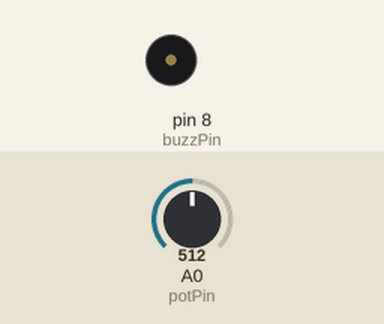
Recording of a sketch running on a simulated Arduino Uno, built with avr-gcc and run on an emulated ATmega328P. Shown: buzzer (waves = sounding, pin HIGH). The inputs (shaded band) are chosen by the test bench; at power-on: A0 (potPin) = 512.

Above: at 1.2 s.
1.3 s: A0 (potPin) set to 993
2.8 s: A0 (potPin) set to 1008
At 3.1 s:
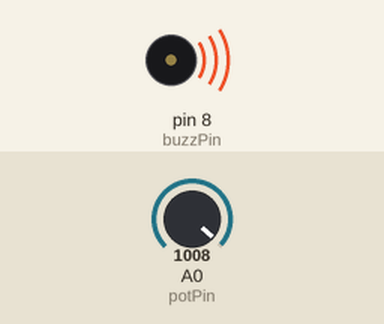
4.3 s: A0 (potPin) set to 990
At 5.5 s:
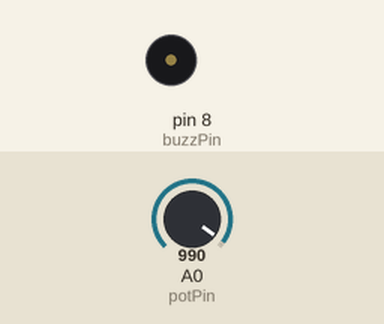
5.8 s: A0 (potPin) set to 1010
At 6.6 s:
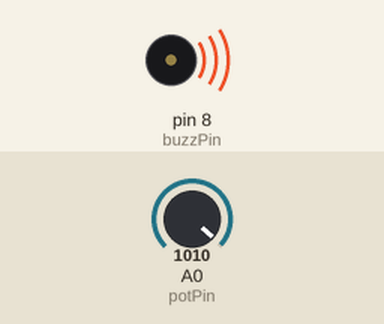
Timing chart, 0 to 8.3 s (numbered marks = the images above; inputs shaded):
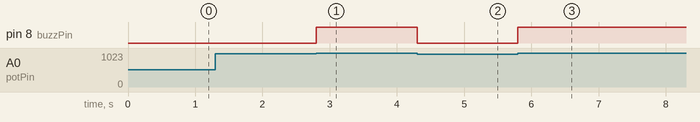

Measured:
- the behaviour switches between 1000 and 1001 on A0 (potPin) (found by bisection; images 0 and 1)
- after the input at 1.3 s, every drawn part: stays the same
- after the input at 2.8 s, pin 8 (buzzPin): LOW → HIGH at once
- after the input at 4.3 s, pin 8 (buzzPin): HIGH → LOW at once
- after the input at 5.8 s, pin 8 (buzzPin): LOW → HIGH at once

The sketch:

active_buzzer_with_potentiometer.ino
```cpp
int potPin = A0;
int readVal;
int buzzPin = 8;

void setup() {
  // put your setup code here, to run once:
  pinMode(potPin, INPUT);
  pinMode(buzzPin, OUTPUT);
}

void loop() {
  // put your main code here, to run repeatedly:
  readVal = analogRead(potPin);
  if(readVal > 1000){
    digitalWrite(buzzPin, HIGH);
  }else{
    digitalWrite(buzzPin, LOW);
  }
}
```
